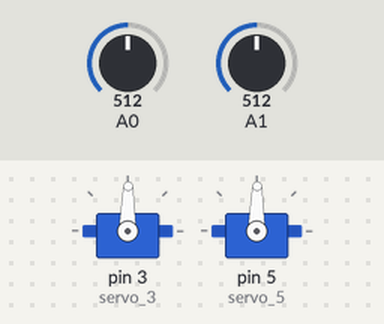
Simulated run of this sketch. Board: Arduino Uno, built with avr-gcc and run on an emulated ATmega328P. On the bench: 2 × servo. The test bench sets the inputs (shaded band); at power-on: A0 = 512, A1 = 512.

Above: at 1.2 s.
1.3 s: A0 set to 716
At 1.8 s:
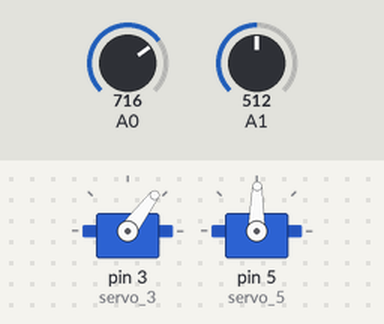
2.8 s: A1 set to 716
At 4.0 s:
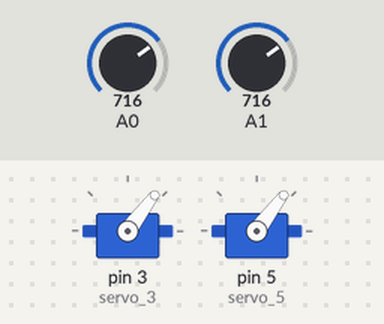
4.3 s: A0 set to 900
At 5.3 s:
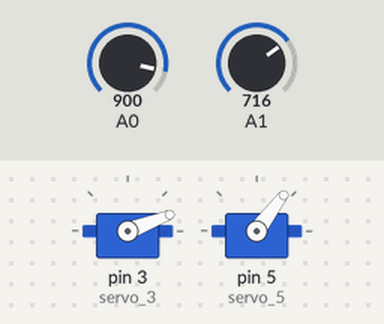
5.8 s: A1 set to 900
At 6.4 s:
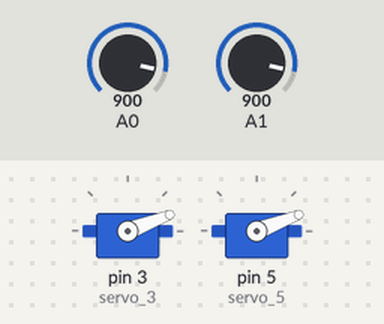
7.3 s: A0 set to 1023
At 8.5 s:
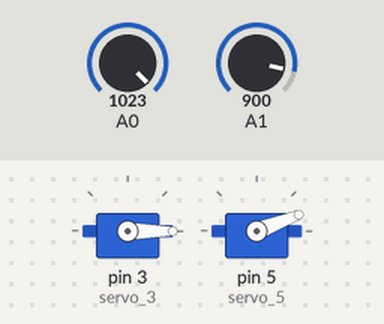
8.8 s: A1 set to 1023
At 9.9 s:
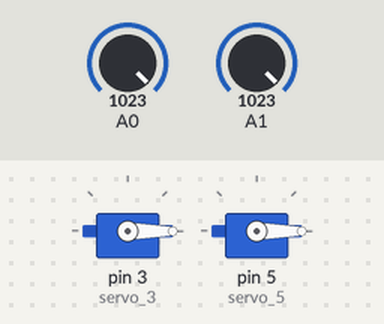
Timing chart, 0 to 11.3 s (numbered marks = the images above; inputs shaded):
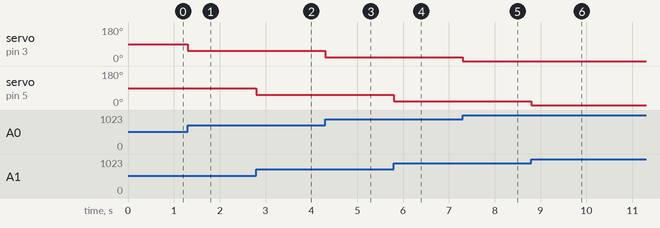

Measured:
- after the input at 1.3 s, servo on pin 3 (servo_3): 89° → 53° at once
- after the input at 2.8 s, servo on pin 5 (servo_5): 89° → 53° at once
- after the input at 4.3 s, servo on pin 3 (servo_3): 53° → 21° at once
- after the input at 5.8 s, servo on pin 5 (servo_5): 53° → 21° at once
- after the input at 7.3 s, servo on pin 3 (servo_3): 21° → 0° at once
- after the input at 8.8 s, servo on pin 5 (servo_5): 21° → 0° at once

The sketch:

controling_2_servo_motor.ino
```cpp
#include <Servo.h>


double angle1;
double angle2;
Servo servo_3;
Servo servo_5;

void setup(){
    pinMode(A0+0,INPUT);
    servo_3.attach(3); // init pin
    pinMode(A0+1,INPUT);
    servo_5.attach(5); // init pin
}

void loop(){
    angle1 = analogRead(A0+0);
    angle1 = ((angle1) * (180)) / (1020);
    angle1 = (180) - (angle1);
    servo_3.write(angle1); // write to servo
    angle2 = analogRead(A0+1);
    angle2 = ((angle2) * (180)) / (1020);
    angle2 = (180) - (angle2);
    servo_5.write(angle2); // write to servo
}
```
